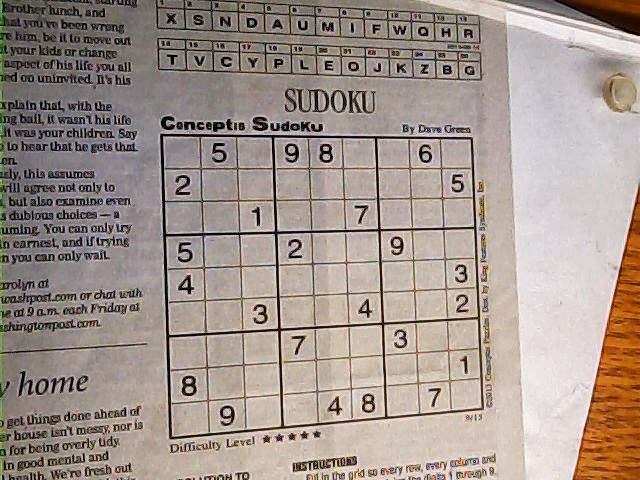
#> input picture images/sudoku1.jpg, 640 x 480 px
$ python -i utils.py   (imports and definitions only)
#> lines starting #> are read from the running program, lines starting #| are printed output that depends on the picture; after the words box and inside, x2 and y2 are one past the last pixel; in counts of white or black regions, pixels touching at a corner belong together
#> further down, picture is the input picture: shape (480, 640, 3); mean B, G, R 141.4, 148.9, 162.2
import numpy as np
import cv2

from skimage.segmentation import clear_border


class Utils:
    """
    Utils class provides helper functions for image processing including perspective transform using 4 points,
    object localization, and contours detections.

    Code example:
        image = cv2.imread('../images/sudoku1.jpg')
        utils = Utils()
        utils.find_sudoku_board_contours(image=image, debug=True)
    """
    def __init__(self):
        pass

    @staticmethod
    def get_contours(cnts):
        """
        Get the contours object based on the OpenCV version. If the length of the contours tuple returned
        by cv2.findContours is 2, then we are using either OpenCV v2.4, v4-beta, or v4-official, and if the
        length of the contours tuple is 3, then we are using either OpenCV v3, v4-pre, or v4-alpha.
        :param cnts: list
        :return: list
        """

        if len(cnts) == 2:
            cnts = cnts[0]
        elif len(cnts) == 3:
            cnts = cnts[1]
        else:
            raise Exception('Unknown error: contours tuple must have length of 2 or 3.')

        return cnts

    @staticmethod
    def order_points(points):
        """
        Initialize a list of coordinates including the points in order: top-left, top-right, bottom-right, and bottom-left.
        :param points: ndarray, that contains a list of 4 points
        :return: ndarray, that contains the list of points by order: top-left, top-right, bottom-right, and bottom-left.
        """

        # initial variables
        rectangle_points = np.zeros((4, 2), dtype='float32')

        # the top-left point will have the smallest sum, whereas the bottom-right point will have the largest sum
        pts_sum = points.sum(axis=1)
        rectangle_points[0] = points[np.argmin(pts_sum)]
        rectangle_points[2] = points[np.argmax(pts_sum)]

        # the top-right point will have the smallest difference, whereas the bottom-left will have the largest difference
        pts_diff = np.diff(points, axis=1)
        rectangle_points[1] = points[np.argmin(pts_diff)]
        rectangle_points[3] = points[np.argmax(pts_diff)]

        return rectangle_points

    @staticmethod
    def get_max_width(top_left, top_right, bottom_left, bottom_right):
        """
        Compute the width of an image using a euclidean distance, which will be the maximum distance between
        the bottom-right and bottom-left x-coordinates or the top-right and top-left x-coordinates
        :param top_left: ndarray
        :param top_right: ndarray
        :param bottom_left: ndarray
        :param bottom_right: ndarray
        :return: the maximum width
        """
        width_a = np.sqrt(((bottom_right[0] - bottom_left[0]) ** 2) + ((bottom_right[1] - bottom_left[1]) ** 2))
        width_b = np.sqrt(((top_right[0] - top_left[0]) ** 2) + ((top_right[1] - top_left[1]) ** 2))
        return max(int(width_a), int(width_b))

    @staticmethod
    def get_max_height(top_left, top_right, bottom_left, bottom_right):
        """
        Compute the height of an image using a euclidean distance, which will be the maximum distance between
        the top-right and bottom-right y-coordinates or the top-left and bottom-left y-coordinates
        :param top_left: ndarray
        :param top_right: ndarray
        :param bottom_left: ndarray
        :param bottom_right: ndarray
        :return: the maximum height
        """
        height_a = np.sqrt(((top_right[0] - bottom_right[0]) ** 2) + ((top_right[1] - bottom_right[1]) ** 2))
        height_b = np.sqrt(((top_left[0] - bottom_left[0]) ** 2) + ((top_left[1] - bottom_left[1]) ** 2))
        return max(int(height_a), int(height_b))

    def perspective_transform(self, image, points):
        """
        Generate a straight plain shape image according to the contour points that are defined in a consistent
        ordering representation.
        :param image: ndarray, contains the image values
        :param points: ndarray, contains the contour points by order
        :return: ndarray, a warped image that presents the straight plain image according to the contours points
        """

        # obtain a consistent order of the points and unpack them individually
        rectangle_points = self.order_points(points)
        (top_left, top_right, bottom_right, bottom_left) = rectangle_points

        # compute the max width and height of the destination image
        max_width = self.get_max_width(top_left, top_right, bottom_left, bottom_right)
        max_height = self.get_max_height(top_left, top_right, bottom_left, bottom_right)

        # construct the set of destination points to obtain a top-down view of the image
        destination_points = np.array([
            [0, 0],
            [max_width - 1, 0],
            [max_width - 1, max_height - 1],
            [0, max_height - 1]], dtype='float32')

        # compute the perspective transform matrix
        M = cv2.getPerspectiveTransform(rectangle_points, destination_points)

        # warp the destination image based on the perspective matrix
        warped_image = cv2.warpPerspective(image, M, (max_width, max_height))

        return warped_image

    def find_sudoku_board_contours(self, image, debug=False):
        """
        Detect contours in the input image, and object localization, in order to find the sudoku board puzzle
        :param image: ndarray
        :param debug: boolean, for visualization
        :return: the warped RGB and gray transformed images, and the board contours coordinates
        """
#> called with debug = False

        # convert the image to grayscale
        gray_img = cv2.cvtColor(image, cv2.COLOR_BGR2GRAY)
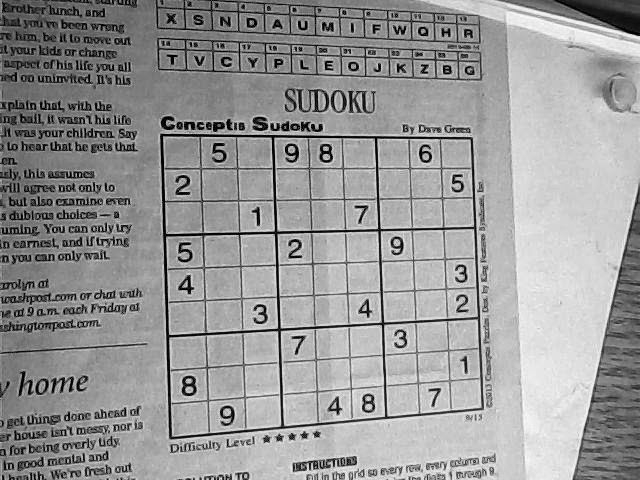
#> gray_img: shape (480, 640); min 0, max 254, mean 152.1
        # blur the image using a Gaussian kernel to remove noises
        blurred_img = cv2.GaussianBlur(gray_img, (7, 7), 3)
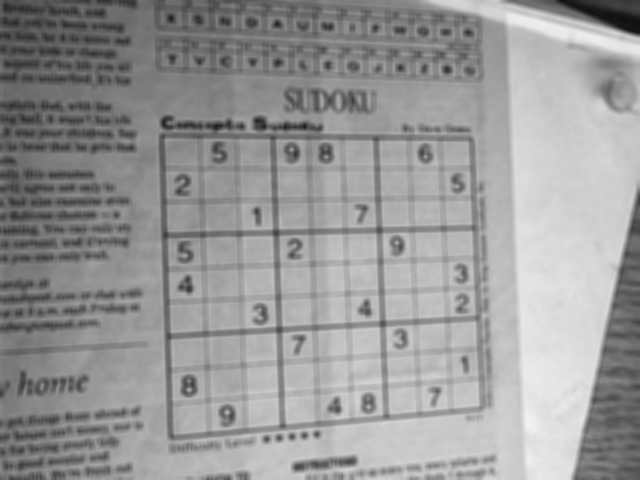
#> blurred_img: shape (480, 640); min 16, max 242, mean 152.1

        # apply adaptive thresholding, that transforms a grayscale image to a binary image
        thresh = cv2.adaptiveThreshold(blurred_img, 255, cv2.ADAPTIVE_THRESH_GAUSSIAN_C, cv2.THRESH_BINARY, 11, 2)
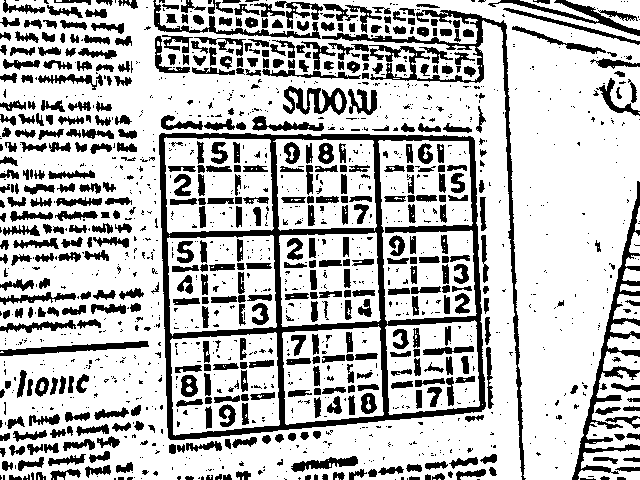
#> thresh: shape (480, 640); 73.5% white; 1434 black regions (915 under 20 px), largest, box (x1, y1, x2, y2) and area: (159, 133, 486, 440) 13072, (322, 10, 526, 480) 4132, (572, 181, 640, 480) 3148
        # invert the thresholded map to get a white sudoku board on a black background
        thresh = cv2.bitwise_not(thresh)
#> thresh: shape (480, 640); 26.5% white; 1434 white regions (915 under 20 px)

        if debug:
            cv2.imshow('Sudoku Board Threshold', thresh)
            cv2.waitKey(0)

        # find the sudoku board's contours in the thresholded image, using the RETR_EXTERNAL method
        contours = cv2.findContours(thresh.copy(), cv2.RETR_EXTERNAL, cv2.CHAIN_APPROX_SIMPLE)
#> contours = 938 contours, 636 with area under 20; largest, box (x1, y1, x2, y2) and area: (159, 133, 486, 440) 91850, (322, 10, 526, 480) 3037, (572, 181, 640, 480) 2441, (283, 86, 347, 115) 833, (0, 341, 149, 356) 746
        contours = self.get_contours(contours)
#> in get_contours, `cnts = cnts[0]`: cnts has the same summary as contours in find_sudoku_board_contours

        # sort the sudoku board's contours by size in descending order
        contours = sorted(contours, key=cv2.contourArea, reverse=True)

        # initialize a contour that corresponds to the puzzle outline
        board_contours = None

        for c in contours:
            # determine the perimeter of the contour
            perimeter = cv2.arcLength(c, closed=True)
            # approximate the contour
            approx = cv2.approxPolyDP(c, 0.02 * perimeter, closed=True)

            # if our approximated contour has four points, then we can assume that
            # we have found the outline of the sudoku board
            if len(approx) == 4:
                board_contours = approx
                break
#> this loop made 1 pass
#> (perimeter, board_contours) on pass 1: (1257.8, [[159, 135], [170, 439], [484, 408], [472, 137]])

        if board_contours is None:
            raise Exception('Could not found the Sudoku board puzzle in the image.')

        if debug:
            # draw the contour upon the sudoku board in the image
            img_contours = image.copy()
            cv2.drawContours(img_contours, [board_contours], -1, (0, 0, 255), thickness=2)
            cv2.imshow('Sudoku Board Contours', img_contours)
            cv2.waitKey(0)

        # apply a sudoku board extraction for a straight plain shape
        # using a perspective transform to both the original image and grayscale image
        sudoku_board_img_perspective = self.perspective_transform(image, board_contours.reshape(4, 2))
#> in order_points, `pts_sum = points.sum(axis=1)`: pts_sum = [294, 609, 892, 609]
#> in order_points, `pts_diff = np.diff(points, axis=1)`: pts_diff = [-24, 269, -76, -335]
#> in perspective_transform, `rectangle_points = self.order_points(points)`: rectangle_points = [[159, 135], [472, 137], [484, 408], [170, 439]]
#> in perspective_transform, `(top_left, top_right, bottom_right, bottom_left) = rectangle_points`: top_left = [159, 135]; top_right = [472, 137]; bottom_right = [484, 408]; bottom_left = [170, 439]
#> in get_max_width, `width_a = np.sqrt(((bottom_right[0] - bottom_left[0]) ** 2) + ((bottom..`: width_a = 315.5
#> in get_max_width, `width_b = np.sqrt(((top_right[0] - top_left[0]) ** 2) + ((top_right[1]..`: width_b = 313
#> in perspective_transform, `max_width = self.get_max_width(top_left, top_right, bottom_left, botto..`: max_width = 315
#> in get_max_height, `height_a = np.sqrt(((top_right[0] - bottom_right[0]) ** 2) + ((top_rig..`: height_a = 271.3
#> in get_max_height, `height_b = np.sqrt(((top_left[0] - bottom_left[0]) ** 2) + ((top_left[..`: height_b = 304.2
#> in perspective_transform, `max_height = self.get_max_height(top_left, top_right, bottom_left, bot..`: max_height = 304
#> in perspective_transform, `destination_points = np.array([ [0, 0], [max_width - 1, 0], [max_width..`: destination_points = [[0, 0], [314, 0], [314, 303], [0, 303]]
#> in perspective_transform, `M = cv2.getPerspectiveTransform(rectangle_points, destination_points)`: M = [[0.853, -0.0309, -131.4], [-0.00612, 0.957, -128.3], [-0.000328, 3.65e-05, 1]]
#> in perspective_transform, `warped_image = cv2.warpPerspective(image, M, (max_width, max_height))`:
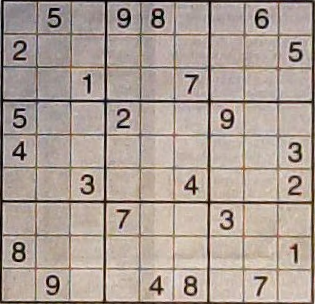
#> warped_image: shape (304, 315, 3); mean B, G, R 150, 158.8, 172.9
        sudoku_board_gray_img_perspective = self.perspective_transform(gray_img, board_contours.reshape(4, 2))
#> in perspective_transform (call 2), `warped_image = cv2.warpPerspective(image, M, (max_width, max_height))`:
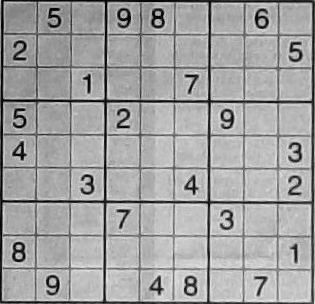
#> warped_image: shape (304, 315); min 0, max 236, mean 162

        if debug:
            # show the output of the warped transformed image
            cv2.imshow('Sudoku Board Perspective Transform', sudoku_board_img_perspective)
            cv2.waitKey(0)

        # compute the board coordinates by order (for applying the AR)
        board_coordinates = self.order_points(board_contours.reshape(4, 2))
#> board_coordinates = [[159, 135], [472, 137], [484, 408], [170, 439]]

        return sudoku_board_img_perspective, sudoku_board_gray_img_perspective, board_coordinates

    # [49 lines left out: function get_digit, not called in this run]

>>> import cv2
>>> picture = cv2.imread('../images/sudoku1.jpg')
>>> result = Utils().find_sudoku_board_contours(picture)

$ run again, on images/sudoku3.jpg
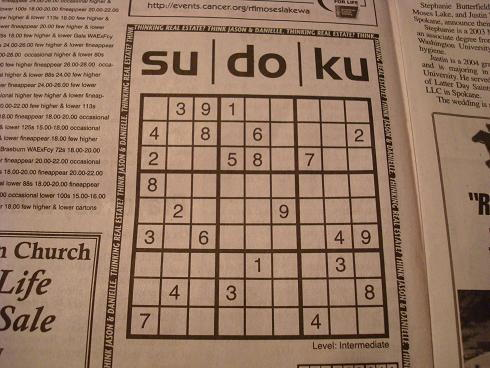
#> input picture images/sudoku3.jpg, 490 x 368 px
#> picture is the input picture: shape (368, 490, 3); mean B, G, R 99.6, 120.7, 150.8
#> in find_sudoku_board_contours, `thresh = cv2.adaptiveThreshold(blurred_img, 255, cv2.ADAPTIVE_THRESH_G..`:
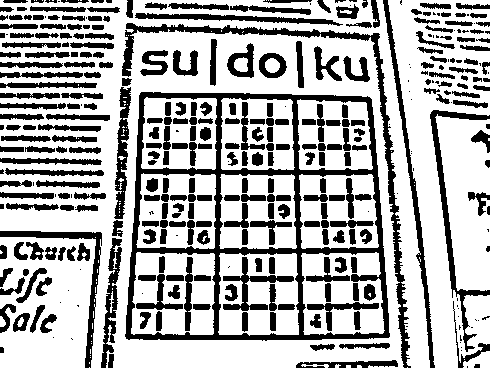
#> thresh: shape (368, 490); 68.3% white; 364 black regions (80 under 20 px), largest, box (x1, y1, x2, y2) and area: (125, 92, 390, 341) 10474, (122, 23, 411, 368) 3719, (383, 0, 435, 368) 1730
#> contours = 233 contours, 88 with area under 20; largest, box (x1, y1, x2, y2) and area: (125, 92, 390, 341) 60494, (122, 23, 411, 368) 2978, (430, 110, 490, 352) 1374, (383, 0, 435, 368) 1366, (0, 231, 102, 368) 1162
#> cnts has the same summary as contours in find_sudoku_board_contours
#> the loop in find_sudoku_board_contours, `for c in contours:` made 1 pass
#> (perimeter, board_contours) on pass 1: (1005, [[140, 93], [126, 338], [389, 336], [369, 97]])
#> pts_sum = [233, 464, 725, 466]
#> pts_diff = [-47, 212, -53, -272]
#> rectangle_points = [[140, 93], [369, 97], [389, 336], [126, 338]]
#> top_left = [140, 93]; top_right = [369, 97]; bottom_right = [389, 336]; bottom_left = [126, 338]
#> width_a = 263
#> width_b = 229
#> max_width = 263
#> height_a = 239.8
#> height_b = 245.4
#> max_height = 245
#> destination_points = [[0, 0], [262, 0], [262, 244], [0, 244]]
#> M = [[1.16, 0.0665, -169.1], [-0.0209, 1.19, -108.1], [-0.000118, 0.000635, 1]]
#> in perspective_transform (call 2), `warped_image = cv2.warpPerspective(image, M, (max_width, max_height))`:
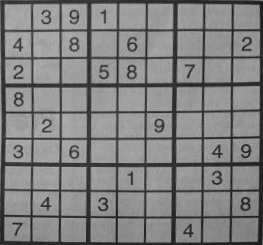
#> warped_image: shape (245, 263); min 16, max 182, mean 129.4
#> board_coordinates = [[140, 93], [369, 97], [389, 336], [126, 338]]

$ run again, on images/sudoku4.jpg
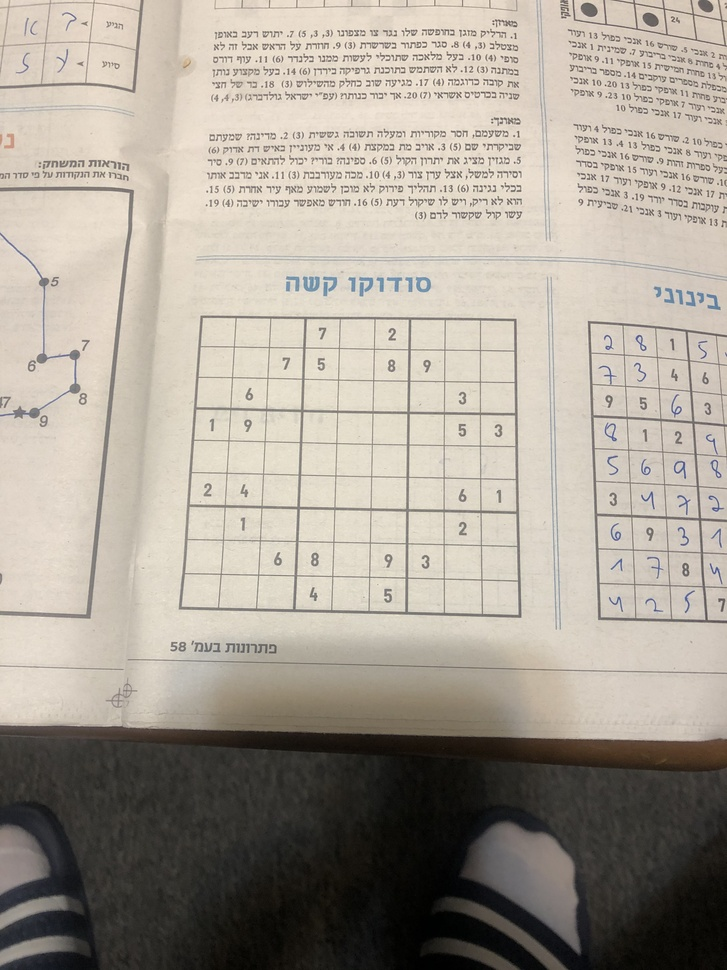
#> input picture images/sudoku4.jpg, 727 x 970 px, shrunk from 3024 x 4032 before the run
#> picture is the input picture: shape (970, 727, 3); mean B, G, R 150, 160.8, 168.4
#> in find_sudoku_board_contours, `thresh = cv2.adaptiveThreshold(blurred_img, 255, cv2.ADAPTIVE_THRESH_G..`:
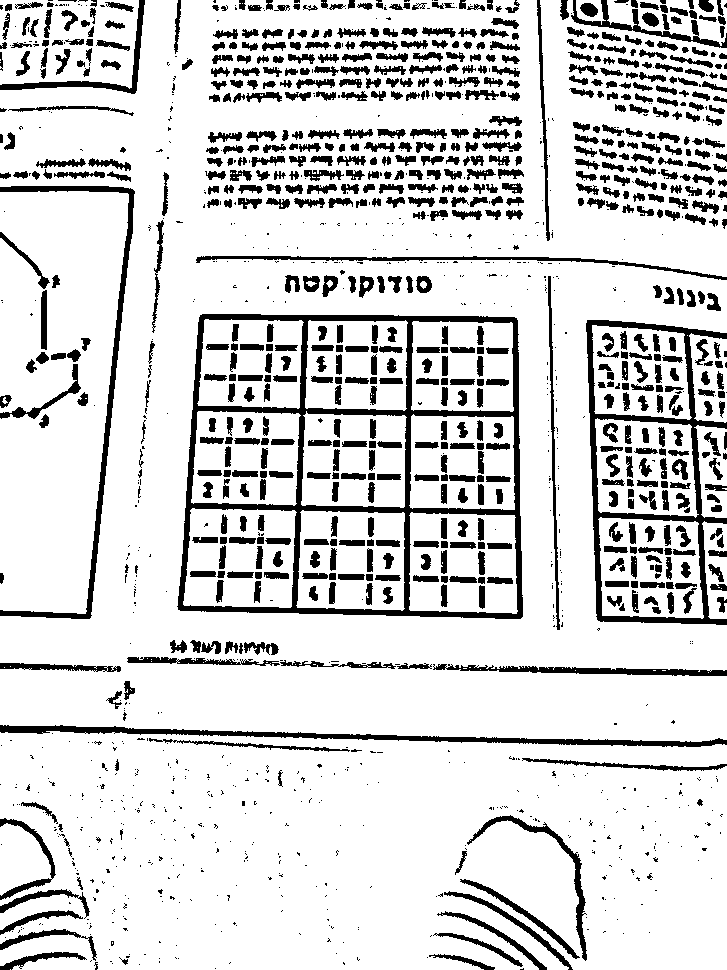
#> thresh: shape (970, 727); 83.7% white; 1515 black regions (771 under 20 px), largest, box (x1, y1, x2, y2) and area: (177, 314, 523, 619) 13760, (586, 320, 727, 625) 6170, (0, 725, 727, 747) 3786
#> contours = 1245 contours, 786 with area under 20; largest, box (x1, y1, x2, y2) and area: (177, 314, 523, 619) 98715, (586, 320, 727, 625) 32410, (0, 725, 727, 747) 3051, (0, 186, 135, 619) 2820, (433, 664, 727, 676) 1242
#> cnts has the same summary as contours in find_sudoku_board_contours
#> the loop in find_sudoku_board_contours, `for c in contours:` made 1 pass
#> (perimeter, board_contours) on pass 1: (1286, [[200, 315], [178, 609], [522, 616], [516, 318]])
#> pts_sum = [515, 787, 1138, 834]
#> pts_diff = [115, 431, 94, -198]
#> rectangle_points = [[200, 315], [516, 318], [522, 616], [178, 609]]
#> top_left = [200, 315]; top_right = [516, 318]; bottom_right = [522, 616]; bottom_left = [178, 609]
#> width_a = 344.1
#> width_b = 316
#> max_width = 344
#> height_a = 298.1
#> height_b = 294.8
#> max_height = 298
#> destination_points = [[0, 0], [343, 0], [343, 297], [0, 297]]
#> M = [[1.22, 0.0915, -273.3], [-0.0116, 1.22, -383.2], [3.79e-05, 0.000338, 1]]
#> in perspective_transform, `warped_image = cv2.warpPerspective(image, M, (max_width, max_height))`:
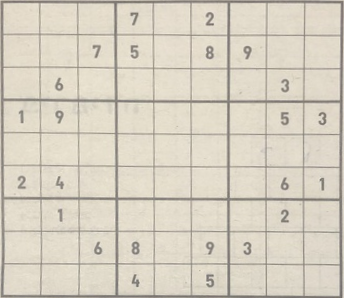
#> warped_image: shape (298, 344, 3); mean B, G, R 193.4, 208.2, 215.2
#> warped_image: shape (298, 344)
#> board_coordinates = [[200, 315], [516, 318], [522, 616], [178, 609]]
